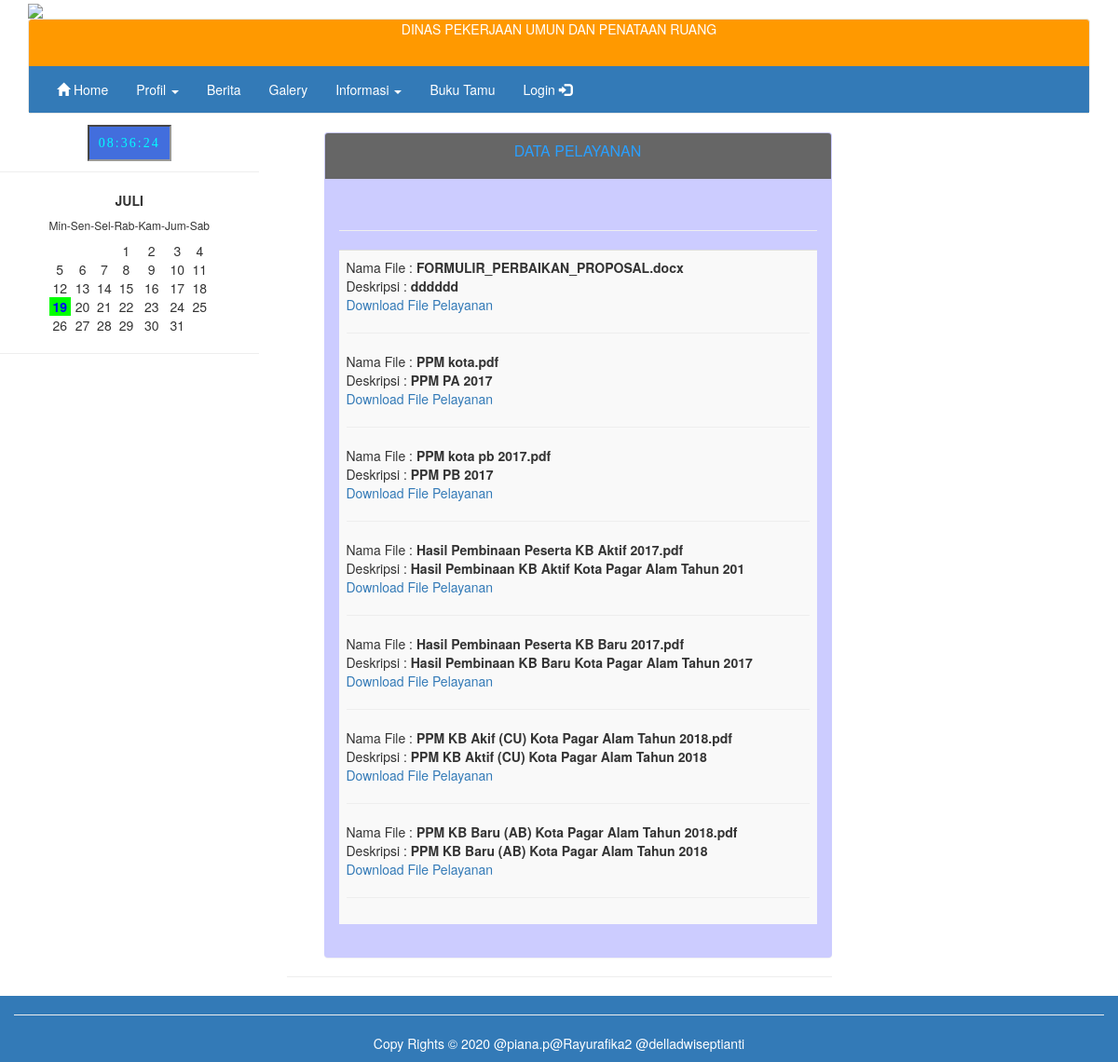
Screenshot of /?page=view_pelayanan with the database file from the repository.
### tables this page shows
CREATE TABLE IF NOT EXISTS `tb_pelayanan` (
`id_pelayanan` int(5) NOT NULL,
  `nama_file` varchar(100) NOT NULL,
  `deskripsi` varchar(50) NOT NULL,
  `tanggal` date NOT NULL
);

### view_pelayanan.php (the view)
<ul>
<div class="panel" style="background-color:#CCCCFF">
<div class="panel-heading" style="background-color:#666666">
	<h1 class="panel-title"><center><p style="color:#2A9FFF"> DATA PELAYANAN</p></center></h1>
  </div>
<div class="panel-body">
<center class="info">
<br><hr />
</center>
<table width="70%" border="0" class="table table-striped table-hover">
  <tr>
    <td>
<?php
  $konek = mysqli_connect("localhost","root","","db_dppkbp3a");
  $query = "SELECT * FROM tb_pelayanan ORDER BY id_pelayanan DESC";
  $hasil = mysqli_query($konek, $query);
  while ($r = mysqli_fetch_array($hasil)){
    echo "Nama File : <b>$r[nama_file]</b> <br>";
	echo "Deskripsi : <b>$r[deskripsi]</b> <br>";
    echo "<a href=\"donlot.php?file=$r[nama_file]\"> Download File Pelayanan</a><br><hr>";
  }
?></td>
  </tr>
</table>
</ul>

### rows the page displays
tb_pelayanan: nama_file "FORMULIR_PERBAIKAN_PROPOSAL.docx", deskripsi "dddddd"
tb_pelayanan: nama_file "PPM kota.pdf", deskripsi "PPM PA 2017"
tb_pelayanan: nama_file "PPM kota pb 2017.pdf", deskripsi "PPM PB 2017"
tb_pelayanan: nama_file "Hasil Pembinaan Peserta KB Aktif 2017.pdf", deskripsi "Hasil Pembinaan KB Aktif Kota Pagar Alam Tahun 201"
tb_pelayanan: nama_file "Hasil Pembinaan Peserta KB Baru 2017.pdf", deskripsi "Hasil Pembinaan KB Baru Kota Pagar Alam Tahun 2017"
tb_pelayanan: nama_file "PPM KB Akif (CU) Kota Pagar Alam Tahun 2018.pdf", deskripsi "PPM KB Aktif (CU) Kota Pagar Alam Tahun 2018"
tb_pelayanan: nama_file "PPM KB Baru (AB) Kota Pagar Alam Tahun 2018.pdf", deskripsi "PPM KB Baru (AB) Kota Pagar Alam Tahun 2018"
